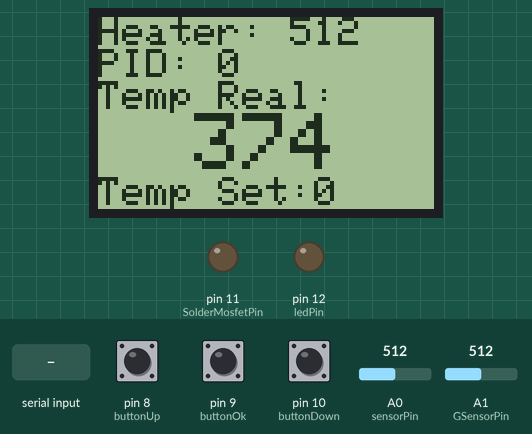
Recording of a sketch running on a simulated Arduino Uno, built with avr-gcc and run on an emulated ATmega328P. On the bench: 84×48 one-colour display, output pins drawn as LEDs (lit = HIGH). The inputs (shaded band) are chosen by the test bench; at power-on: A0 (sensorPin) = 512, pin 8 (buttonUp) HIGH, pin 9 (buttonOk) LOW, pin 10 (buttonDown) HIGH, A1 (GSensorPin) = 512. EEPROM starts erased; what the sketch prints to the serial monitor is not drawn.

Above: at 1.3 s.
1.4 s: "2" received over Serial
At 1.7 s:
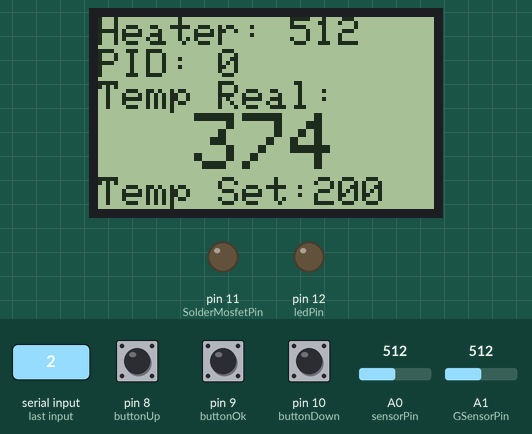
2.9 s: A0 (sensorPin) set to 290
At 5.0 s:
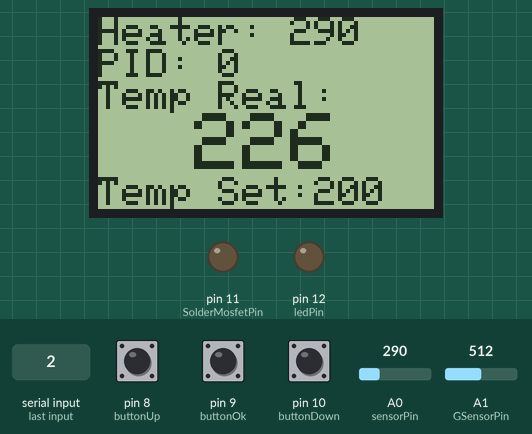
5.5 s: A0 (sensorPin) set to 190
At 5.82 s:
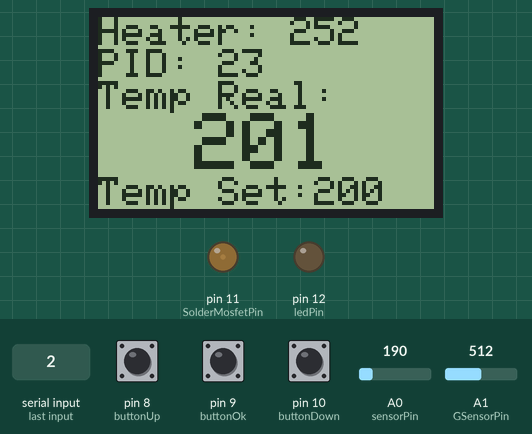
8.2 s: pin 8 (buttonUp) pulled LOW for 1 s
At 9.19 s:
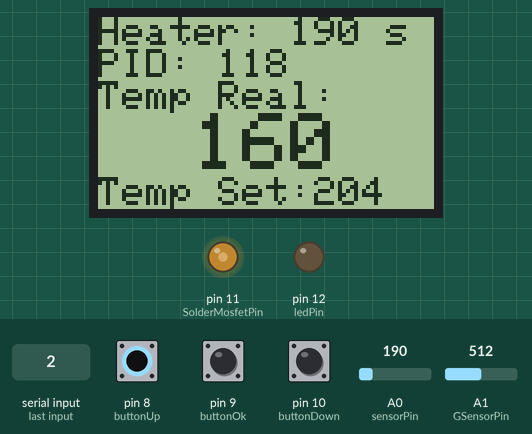
9.8 s: pin 9 (buttonOk) pulled HIGH for 0.15 s
At 11.0 s:
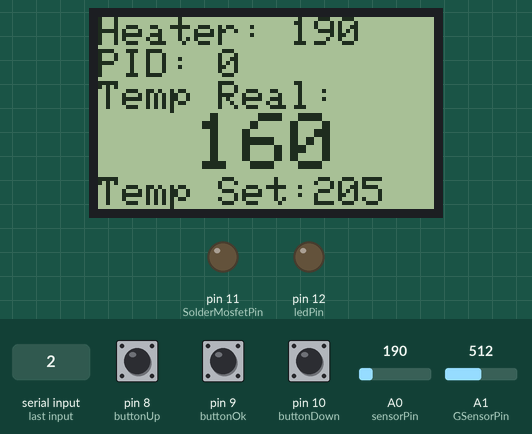
11.4 s: pin 10 (buttonDown) pulled LOW for 1 s
At 13.2 s:
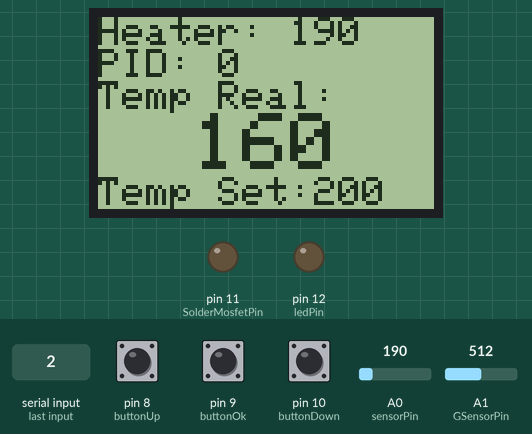
Timing chart, 0 to 14.7 s (numbered marks = the images above; inputs shaded):
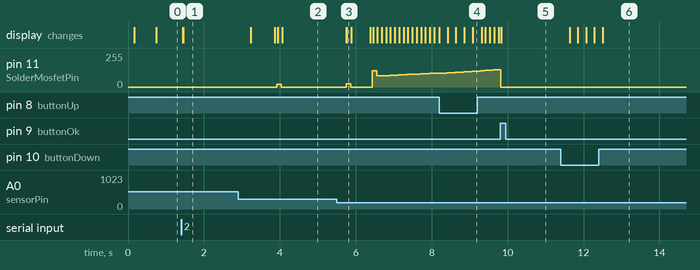

Measured:
- after the input at 1.4 s, the display: first changes at once (image 1 shows a later state)
- after the input at 2.9 s, pin 11 (SolderMosfetPin): 0/255 → 22/255 after 1.0 s, → 0/255 0.11 s later; the display: first changes after 0.34 s (image 2 shows a later state)
- after the input at 5.5 s, pin 11 (SolderMosfetPin): 0/255 → 23/255 after 0.25 s, → 0/255 0.12 s later, → 122/255 0.57 s later, → 83/255 0.12 s later, … (18 changes in this stretch); the display: first changes after 0.25 s (image 3 shows a later state)
- after the input at 11.4 s, the display: first changes after 0.23 s (image 6 shows a later state)

The sketch:

station.ino
```cpp
#include <Adafruit_GFX.h>
#include <Adafruit_PCD8544.h>
#include <PID_v1.h>
#include <EEPROM.h>


// Pinout
const int heaterSensorPin = A0; // Пин куда подключен выход с ОУ
const int SolderMosfetPin = 11;       // Пин куда подключен выход на пояльник
const int ledPin = 12;          // Пин куда подключен светодиод индикации
const int faultTemp = 0;        // Погрешность температоруры.

const int buttonUp = 8;
const int buttonDown = 10;
const int buttonOk = 9;
const int GSensorPin = A1;

unsigned long int timeGsensor = 0;

int SoldertempRead = 0;
int tempreal = 0;
int incomingByte = 0;
int setTemp = 180;
int flag = 0;
int solder = 0;
int gSensorVal = 0;
int SetTemp = 180;
//char savemode = "";
int i = 0;                // loop count

int addrEeprom = 0;

//задаем начальные значения для pid регулятора
float Solderkp = 2.0;
float Solderki = 0.4;
float Solderkd = 0.1;
//подключаем PID.
double SolderSetpoint, SolderInput, SolderOutput, SolderSetpoint2;
PID SolderPID(&SolderInput, &SolderOutput, &SolderSetpoint2, Solderkp, Solderki, Solderkd, DIRECT);


// Экран

// pin 3 - Serial clock out (SCLK)
// pin 4 - Serial data out (DIN)
// pin 5 - Data/Command select (D/C)
// pin 7 - LCD chip select (CS/CE)
// pin 6 - LCD reset (RST)

Adafruit_PCD8544 display = Adafruit_PCD8544(3, 4, 5, 7, 6);


void setup() {
  // make some light to show it is alive
  pinMode(ledPin, OUTPUT);
  digitalWrite(ledPin, LOW);

  pinMode(SolderMosfetPin, OUTPUT);
  digitalWrite(SolderMosfetPin, LOW);
  // serial output init
  Serial.begin(115200);
  SolderPID.SetOutputLimits(0, 255);


  pinMode(buttonUp, INPUT);
  digitalWrite(buttonUp, HIGH);

  pinMode(buttonOk, INPUT);
  digitalWrite(buttonUp, HIGH);

  pinMode(buttonDown, INPUT);
  digitalWrite(buttonUp, HIGH);

  pinMode(GSensorPin, INPUT);
  digitalWrite(GSensorPin, HIGH);


  display.begin();
  display.setContrast(50); //Ajusta o contraste do display
  display.clearDisplay();   //Apaga o buffer e o display
  display.setTextSize(1);  //Seta o tamanho do texto
  display.setTextColor(BLACK); //Seta a cor do texto
  display.setCursor(0,0);  //Seta a posição do cursor
  display.println();


  display.println();

  display.setTextSize(1);
  display.setTextColor(BLACK);
  display.print("Smok Solder");
  display.display();
  delay(100);

SolderSetpoint = EEPROM.read(addrEeprom) * 4;
SolderSetpoint2 = EEPROM.read(addrEeprom) * 4;
}


class Sensors{
    unsigned long int countTempRead = 0;
    unsigned long int TempRead = 0;
    int sensorPin = A0;
    int res = 0;
    int sensorAverage = 64;

    public:
    Sensors(int pin, int average=64)
    {
      sensorPin = pin;
      sensorAverage = average;


    }

    // Округляем значения поулученные с сенсора.
    int getOversampled() {

        if (countTempRead != sensorAverage)
        {
          TempRead += analogRead(sensorPin);
          countTempRead ++;

        }
        else
        {
          res = TempRead / sensorAverage; // Делим знаячение на колличество сложений
          TempRead = 0;
          countTempRead = 0;
        }

    return res;
    }
};


// Возвращаяем реальную температору
int getRealTemp(int temp){

  int tempres=map(temp,-50,700,0,500);   // нужно вычислить
  tempres = tempres - faultTemp;
  return tempres;
  }


Sensors SolderSensor(heaterSensorPin, 32);
Sensors GSensorsValues(GSensorPin, 16);

int timer(int sensor, int temp){
  int result;
  //int saveValue = temp;
  if(timeGsensor == 1000 and sensor>512){

      result = temp/1.2; // уменьшаем температуру после простоя
    }else if(sensor < 512 ){
      result = temp;
      timeGsensor = 0;
    }else{
      result = temp;
      timeGsensor = timeGsensor +1;
    }
    return round(result);

  }


void loop() {

      SoldertempRead = SolderSensor.getOversampled();
//      tempRead = analogRead(heaterSensorPin);
      tempreal = getRealTemp(SoldertempRead);
      gSensorVal = GSensorsValues.getOversampled();
      SolderSetpoint2 = timer(gSensorVal, SolderSetpoint);
      if (Serial.available() > 0) {
                    // read the incoming byte:
                    incomingByte = Serial.read();
                    switch (incomingByte) {
                          case 48:

                              SolderPID.SetMode(MANUAL);
                              SolderOutput = 0;
                              Serial.println("Solder OFF");
                              break;
                          case 49:
                              EEPROM.write(addrEeprom, 200);
                              Serial.println("eeprom write");
                              break;

                          case 50:
                              SolderInput = tempreal;
                              SolderSetpoint = 200;
                              SolderPID.SetMode(AUTOMATIC);
                              Serial.println("Solder ON 200");
                              break;
                          case 51:
                              SolderInput = tempreal;
                              SolderSetpoint = 250;
                              SolderPID.SetMode(AUTOMATIC);
                              Serial.println("Solder ON 250");
                              break;
                          case 52:
                              SolderInput = tempreal;
                              SolderSetpoint = 280;
                              SolderPID.SetMode(AUTOMATIC);
                              Serial.println("Solder ON 280");
                              break;
                          case 53:
                              SolderInput = tempreal;
                              SolderSetpoint = 300;
                              SolderPID.SetMode(AUTOMATIC);
                              Serial.println("Solder ON 300");
                              break;
                          case 13: // перевод коретки ничего не печатаем
                              break;
                          default:
                              Serial.print("I received: ");
                              Serial.println(incomingByte, DEC);
                         }
                    // say what you got:

      }


      // выключатель паяльника
      if(digitalRead(buttonOk)==HIGH&&flag==0)//если кнопка нажата
        // и перемення flag равна 0 , то ...
      {
          if (solder==1){
              SolderInput = tempreal;

              SolderPID.SetMode(AUTOMATIC);
              Serial.println("Solder ON 250");
              solder = 0;

            }
            else
            {
              SolderPID.SetMode(MANUAL);
              SolderOutput = 0;
              Serial.println("Solder OFF");
              solder = 1;

              }

          flag=1;

       }

      if(digitalRead(buttonOk)==LOW&&flag==1)//если кнопка НЕ нажата
         //и переменная flag равна - 1 ,то ...
         {

            flag=0;//обнуляем переменную flag
         }

      // задаем температуру
      if (SolderSetpoint>512){
          SolderSetpoint= 0;
          EEPROM.write(addrEeprom, SolderSetpoint);
        }


      if(digitalRead(buttonUp)==LOW){
        SolderSetpoint = SolderSetpoint + 1;
        EEPROM.write(addrEeprom, SolderSetpoint / 4);
        delay(200);
        }

      if(digitalRead(buttonDown)==LOW){
        SolderSetpoint = SolderSetpoint - 1;
        EEPROM.write(addrEeprom, SolderSetpoint / 4);
        delay(200);
        }

      SolderInput = tempreal;
      SolderPID.Compute();
      analogWrite(SolderMosfetPin,SolderOutput);

      if (++i == 100) { // print debug info every 100th loop
        i = 0;

        Serial.print("Heater: ");
        Serial.print(SoldertempRead);
        Serial.print(", PID: ");
        Serial.print(SolderOutput);
        Serial.print(", Temp Real: ");
        Serial.println(tempreal);
        Serial.print(", GSensor: ");
        Serial.println(gSensorVal);
    //    Serial.print(";, ");
    //    Serial.print(heaterSensorResistance, 4);

      }


      int displaySolderSetpoint = SolderSetpoint;
      display.clearDisplay();
      display.clearDisplay();   //Apaga o buffer e o display
      display.setTextSize(1);  //Seta o tamanho do texto
      display.setTextColor(BLACK); //Seta a cor do texto
      display.setCursor(0,0);  //Seta a posição do cursor
      display.print("Heater: ");
      display.print(SoldertempRead);
      display.print(" ");
      if(SolderSetpoint2 < displaySolderSetpoint){
      display.print("s");
      }
      display.println();
      display.print("PID: ");
      display.println(SolderOutput, 0);
      display.println("Temp Real:");

      display.setTextSize(2);
      display.print("  ");
      display.println(tempreal);
      display.setTextSize(1);
      display.print("Temp Set:");
      display.println(displaySolderSetpoint);
      display.display();
//     delay(10);

}
```
